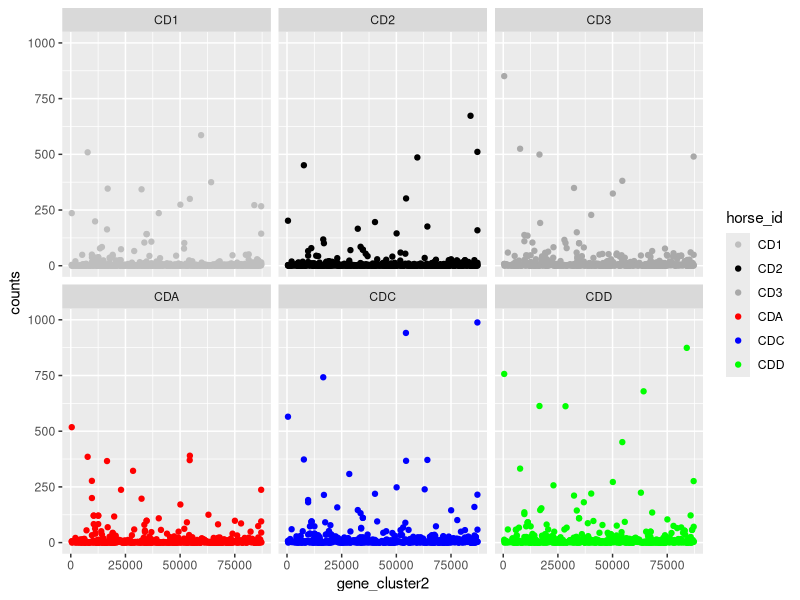
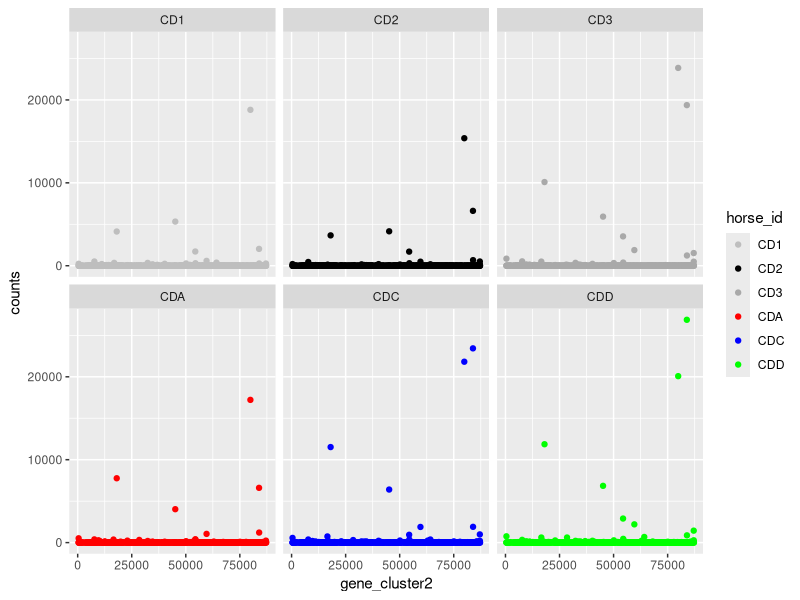

The R source for these figures, in order:
.libPaths(c("C:/Users/DAI035/data_school/Packages"))

library(tidyverse)
sessionInfo()



read_csv("data/field_horses_metadata_modified.csv")
field_horses_metadata_modified <- read_csv("data/field_horses_metadata_modified.csv")
field_horses_metadata_modified 

#read csv data
read_csv("data/field_horses_raw_counts_modified.csv")
field_horses_raw_counts_modified <- read_csv("data/field_horses_raw_counts_modified.csv")
field_horses_raw_counts_modified 


tidy_field_horses_raw_counts <-  field_horses_raw_counts_modified %>%  
  gather(key = horse_id, value = counts, -gene) 
tidy_field_horses_raw_counts

full_data <- full_join(tidy_field_horses_raw_counts, field_horses_metadata_modified)

full_data 


numeric_full_data <-  full_data %>% 
  separate(col = gene, into = c("gene_cluster1", "gene_cluster2"), sep = "_" ) %>% 
  mutate (gene_cluster1 = as.numeric(gene_cluster1), gene_cluster2 = as.numeric(gene_cluster2)) %>% 
  filter(gene_cluster2 != "NA")
  


numeric_full_data



numeric_full_data_plot <- ggplot (data = numeric_full_data,
        aes(x = gene_cluster2,
            y = counts, 
            color = horse_id,
            group = gene_cluster2))+
        geom_point()+
  scale_y_continuous(limits = c(0, 1000))+
  scale_color_manual(values = c("grey", "black", "darkgrey", "red","blue","green"))+
  facet_wrap(~ horse_id) 
ggsave(filename = "results/Figure 3.png", plot = numeric_full_data_plot, width = 10, height = 8, dpi = 300, units = "cm")

  
numeric_full_data_plot <- ggplot (data = numeric_full_data,
                                  aes(x = gene_cluster2,
                                      y = counts, 
                                      color = horse_id,
                                      group = gene_cluster1))+
  geom_point()+
  scale_y_continuous()+
  scale_color_manual(values = c("grey", "black", "darkgrey", "red","blue","green"))+
  facet_wrap(~ horse_id) 

ggsave(filename = "results/Figure 4.png", plot = numeric_full_data_plot, width = 10, height = 8, dpi = 300, units = "cm")
